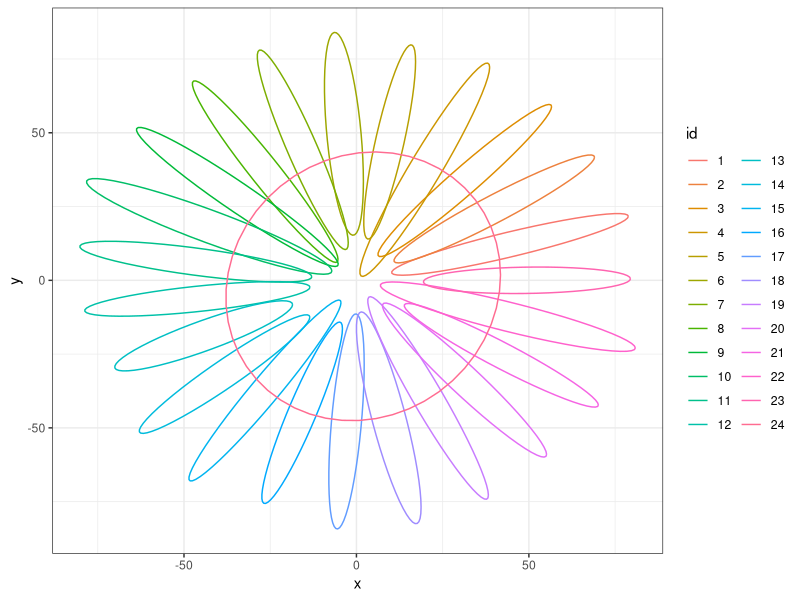

Write the R code that produced this figure.
library(tidyverse)

generate_equadistant <- function(N = 5, 
                                 n = 1000, 
                                 r,
                                 central_distance = function(r){log(r)},
                                 neighbour_distance = function(r, N){2*r*sin(pi/N)},
                                 center = FALSE){
  
  if(center){
    N <- N-1
  }
  angle <- 2*pi/N
  lapply(1:N, function(k){
    V1 <- (2-rlnorm(n = n, meanlog = 0, sdlog = central_distance(r)))*r
    V2 <- rnorm(n = n, mean = 0, sd = neighbour_distance(r, N))
    while(sum(V1 > r*1.5 | V1 < -r*1.5) > 0){
      V1 <- ifelse(V1 > r*1.5 | V1 < -r*1.5, 
                   (2-rlnorm(n = n, meanlog = 0, sdlog = 1))*r, 
                   V1)  
    }
    df <- data.frame(V1, V2)
    df$V1 <- df$V1+r
    df$x <- df$V1*cos(angle*k)-df$V2*sin(angle*k)
    df$y <- df$V1*sin(angle*k)+df$V2*cos(angle*k)
    return(df[,3:4])
  }) %>% 
    do.call(rbind, .) %>% 
    as.data.frame() %>% 
    mutate(id = rep(1:N, each = n)) ->
    results
  
  if(center){
    data.frame(x = rnorm(n = n, mean = 0, sd = r*0.75),
               y = rnorm(n = n, mean = 0, sd = r*0.75),
               id = N + 1) %>% 
      bind_rows(results) ->
      results
  }
  results %>% 
    mutate(id = factor(id)) %>% 
    return()
}

set.seed(42)
generate_equadistant(N = 24, n = 100, r = 26, 
                     central_distance = function(x){log(x)/5},
                     neighbour_distance = function(r, N){0.6*r*sin(pi/N)},                    
                     center = TRUE) %>% 
  ggplot(aes(x, y, color = id))+
  stat_ellipse()+
  theme_bw()
